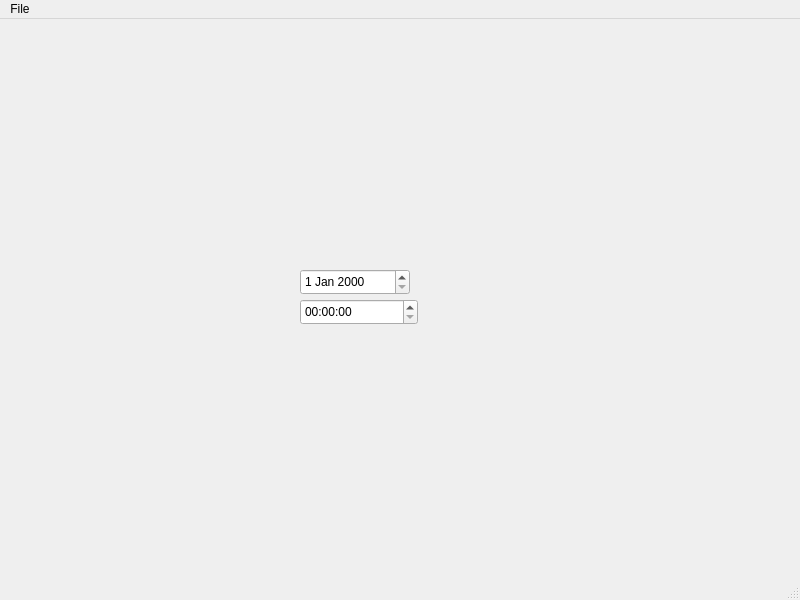
<?xml version="1.0" encoding="UTF-8"?>
<ui version="4.0">
 <class>MainWindow</class>
 <widget class="QMainWindow" name="MainWindow">
  <property name="geometry">
   <rect>
    <x>0</x>
    <y>0</y>
    <width>800</width>
    <height>600</height>
   </rect>
  </property>
  <property name="windowTitle">
   <string>Quasar Music</string>
  </property>
  <widget class="QWidget" name="centralwidget">
   <widget class="QTimeEdit" name="timeEdit">
    <property name="geometry">
     <rect>
      <x>300</x>
      <y>280</y>
      <width>118</width>
      <height>26</height>
     </rect>
    </property>
   </widget>
   <widget class="QDateEdit" name="dateEdit">
    <property name="geometry">
     <rect>
      <x>300</x>
      <y>250</y>
      <width>110</width>
      <height>26</height>
     </rect>
    </property>
   </widget>
  </widget>
  <widget class="QMenuBar" name="menubar">
   <property name="geometry">
    <rect>
     <x>0</x>
     <y>0</y>
     <width>800</width>
     <height>22</height>
    </rect>
   </property>
   <widget class="QMenu" name="menuQuasar_Music">
    <property name="title">
     <string>File</string>
    </property>
   </widget>
   <addaction name="menuQuasar_Music"/>
  </widget>
  <widget class="QStatusBar" name="statusbar"/>
 </widget>
 <resources/>
 <connections/>
</ui>
